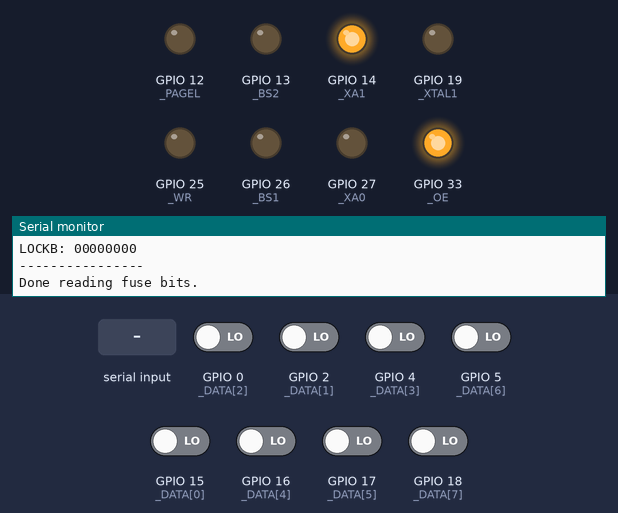
Bench run of a sketch on a simulated ESP32. Shown: output pins drawn as LEDs (lit = HIGH), the last lines printed to the serial monitor. Inputs (shaded band) come from the test bench; at power-on: GPIO 0 (_DATA[2]), GPIO 2 (_DATA[1]), GPIO 4 (_DATA[3]), GPIO 5 (_DATA[6]), GPIO 15 (_DATA[0]), GPIO 16 (_DATA[4]), GPIO 17 (_DATA[5]), GPIO 18 (_DATA[7]) LOW. Pins used as bus, display or sensor lines are not drawn.

Above: at 1.6 s.
1.7 s: "A" received over Serial
At 5.3 s:
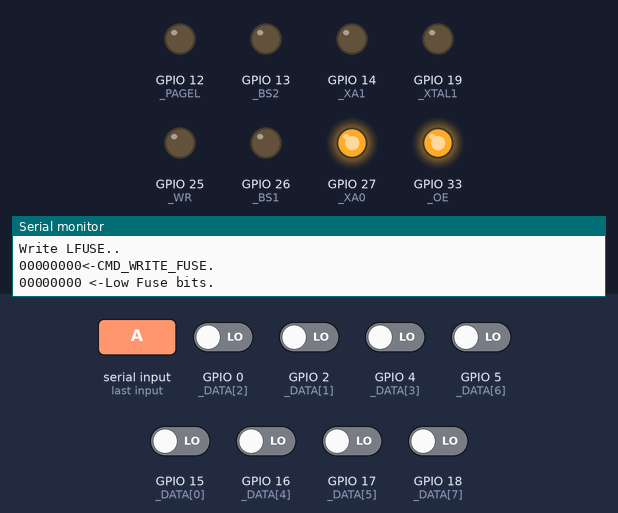
At 6.9 s:
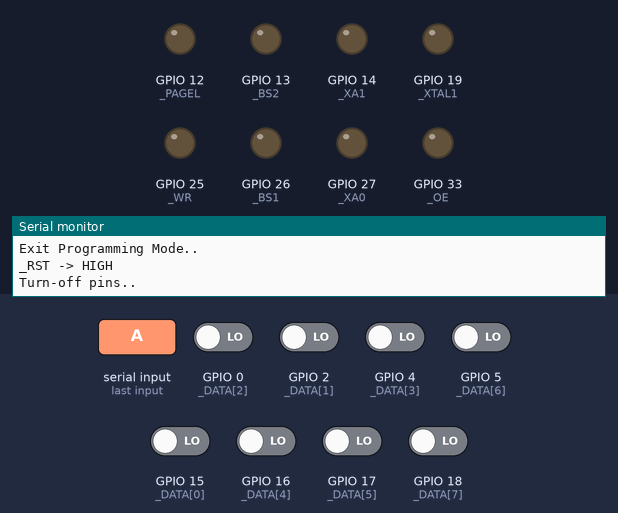
Timing chart, 0 to 13.2 s (numbered marks = the images above; inputs shaded):
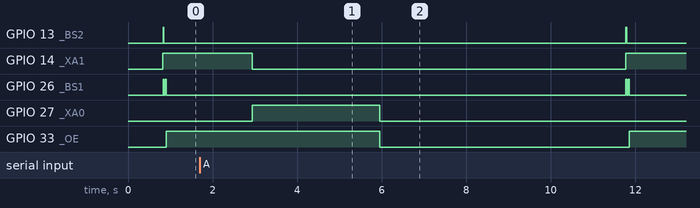

The sketch:

sketch_avr_rescue.ino
```cpp
#include <Arduino.h>
//
// Rescue ATMega32A from ATMega8
//
// #define HFUSE 0x99  // Default for ATmega48/88/168, for others see
// #define LFUSE 0xE1  // 0x62	// http://www.engbedded.com/cgi-bin/fc.cgi

// SIGNAL :
#define _RDY 32    // -> ATMega32A/15-PD1
#define _OE 33     // -> ATMega32A/16-PD2
#define _WR 25     // -> ATMega32A/17-PD3
#define _BS1 26    // -> ATMega32A/18-PD4
#define _XA0 27    // -> ATMega32A/19-PD5
#define _XA1 14    // -> ATMega32A/20-PD6
#define _PAGEL 12  // -> ATMega32A/21-PD7
#define _BS2 13    // -> ATMega32A/40-PA0

// DATA :
const int _DATA[8] = {
  15, 2, 0, 4,
  16, 17, 5, 18
};  //-> ATMega32A/PORTB(PB7-0)

// POWER :
#define _RST 21  // -> ATMega32A/09-RESET(+12V)
#define _VCC 23  // -> ATMega32A/10-VCC

// PULSE :
#define _XTAL1 19  // -> ATMega32A/13-XTAL1

// CONTROL :
// #define	_BUTTON	(1<<1) // (?)


bool CMD_WRITE_FUSE[8] = { 0, 1, 0, 0, 0, 0, 0, 0 };
bool CMD_READ_FUSE[8] = { 0, 0, 0, 0, 0, 1, 0, 0 };

void sendcmd(bool command[]) {
  // PC4-SDA
  // PORTC |= _XA1;
  digitalWrite(_XA1, HIGH);

  // PB5-SCK & PB1-OC1A
  // PORTB &= ~(_XA0|_BS1);
  digitalWrite(_XA0, LOW);
  digitalWrite(_BS1, LOW);

  // PCINT [16..23]
  // PORTD = command;
  for (int i = 0; i < 8; i++) {
    digitalWrite(_DATA[i], command[i] == 0 ? LOW : HIGH);
  }
  //
  // Crystal pulse 1000-Hz
  //
  // PORTC |= _XTAL1;
  digitalWrite(_XTAL1, HIGH);
  delay(1);

  // PORTC &= ~(_XTAL1);
  digitalWrite(_XTAL1, LOW);
  delay(1);
}

// Default ATMega32A fuse bits :
bool HFUSE[] = { 1, 0, 0, 1, 1, 0, 0, 1 };
bool LFUSE[] = { 1, 1, 1, 0, 0, 0, 0, 1 };

void writefuse(bool fuse[], bool highbyte) {
  // Load Data-Low-Byte :
  // Bit n = 1 -> erase Fuse bit
  // Bit n = 0 -> program Fuse bit
  digitalWrite(_XA1, LOW);
  digitalWrite(_XA0, HIGH);
  delay(1);

  // PORTD = fuse;
  for (int i = 0; i < 8; i++) {
    digitalWrite(_DATA[i], fuse[i] ? HIGH : LOW);
  }

  // // Give XTAL a positive pulse :
  // PORTC |= _XTAL1;
  // digitalWrite(_XTAL1, HIGH);
  // delay(1);
  // digitalWrite(_XTAL1, LOW);
  // _delay_ms(1);
  // // Disable _XTAL1
  // PORTC &= ~(_XTAL1);

  // HFUSE | LFUSE -> PB1-OC1A:
  // if (highbyte)
  // 	PORTB |= _BS1; 	 // _BS1 -> 1
  // else
  // 	PORTB &= ~(_BS1);// _BS1 -> 0
  digitalWrite(_BS1, highbyte ? HIGH : LOW);
  digitalWrite(_BS2, LOW);

  // WR = Write FUSE (Active = LOW)
  // PORTB &= ~(_WR);	 // _WR -> 0
  digitalWrite(_WR, LOW);
  delay(1);  //ms

  // Wait for RDY/BSY -> HIGH
  // while (digitalRead(_RDY) == LOW) {
  //   delay(1);  //ms
  // }

  // PB2-SS/OC1B :
  // WR = Write FUSE (Disable = HIGH)
  // PORTB |= _WR;  // _WR -> 1
  // digitalWrite(_WR, HIGH);
  digitalWrite(_BS1, LOW);
  delay(1000);  //ms
}
void print_data_pins() {
  for (byte i = 0; i < 8; i++) {
    int read = digitalRead(_DATA[i]);
    Serial.print(read);
  }
}
void _get_fuse_data(int BS1, int BS2) {
  digitalWrite(_BS1, BS1);
  digitalWrite(_BS2, BS2);
  digitalWrite(_OE, LOW);
  print_data_pins();
  Serial.println("\n----------------");
}
void reset_data_pins() {
  for (int i = 0; i < 8; i++) {
    digitalWrite(_DATA[i], LOW);
  }
  delay(1);
}
void read_fuse() {
  // Reset Data first :
  reset_data_pins();
  for (int i = 0; i < 8; i++) {
    pinMode(_DATA[i], INPUT);
  }
  // Read HFUSE :
  // OE  -> 0
  // BS2 -> 0
  // BS1 -> 0
  Serial.print("HFUSE: ");
  _get_fuse_data(1, 1);
  // Read LFUSE :
  // OE  -> 0
  // BS2 -> 1
  // BS1 -> 1
  Serial.print("LFUSE: ");
  _get_fuse_data(0, 0);
  // Read LOCK bits :
  // OE  -> 0
  // BS2 -> 0
  // BS1 -> 1
  Serial.print("LOCKB: ");
  _get_fuse_data(1, 0);
  // DONE. Reset pins.
  digitalWrite(_OE, HIGH);
  digitalWrite(_BS1, LOW);
  digitalWrite(_BS2, LOW);
  Serial.println("Done reading fuse bits.");
  delay(1000);
}

void setup() {

  // Signal :
  pinMode(_RDY, INPUT);
  pinMode(_OE, OUTPUT);
  pinMode(_WR, OUTPUT);
  pinMode(_BS1, OUTPUT);
  pinMode(_XA0, OUTPUT);
  pinMode(_XA1, OUTPUT);
  pinMode(_PAGEL, OUTPUT);
  pinMode(_BS2, OUTPUT);

  // DATA :
  for (int i = 0; i < 8; i++) pinMode(_DATA[i], OUTPUT);

  // POWER :
  pinMode(_VCC, OUTPUT);
  pinMode(_RST, OUTPUT);

  // PULSE :
  pinMode(_XTAL1, OUTPUT);

  // setup UART
  Serial.begin(9600);
}
void loop() {
  //   for (;;) {
  // while (PINC & _BUTTON) {}	// wait for button

  // ~ Initialization HVPP ~
  //
  // * Apply 4.5-5V & wait at least 100us :
  // => Set HIGH -> 10-VCC
  // => Set HIGH -> WR/Write_Pulse @ 17-PD3 (Active = LOW)
  // => Set HIGH -> OE/Output_Enable @ 16-PD2 (Active = LOW)
  //
  // PORTB |= _VCC|_WR|_OE;
  Serial.println("Initialize VCC/WR/OE...");
  digitalWrite(_VCC, HIGH);
  // digitalWrite(_WR, HIGH);
  // digitalWrite(_OE, HIGH);
  // Wait 1ms..
  delay(1);
  // _RST -> HIGH => Turn-Off 12V
  digitalWrite(_RST, HIGH);
  // * Toggle _XTAL1 at least 6 times ?
  // for (int i = 0; i < 6; i++) {
  //   digitalWrite(_XTAL1, HIGH);
  //   delay(150);
  //   digitalWrite(_XTAL1, LOW);
  //   delay(150);
  //   Serial.println("Toggled XTAL1.");
  // }
  //
  // ~ Enter Programming Mode ~
  //
  // * Set Prog_Enable = "0000" by
  // 	 Clear bits value of 4 pins in 2 PORTs :
  //   21-PD7-PAGEL
  //   20-PD6-XA1
  //   19-PD5-XA0
  //   18-PD4-BS1
  //
  // PORTC &= ~(_PAGEL|_XA1); // 21-PD7 | 20-PD6
  // PORTB &= ~(_XA0|_BS1);   // 19-PD5 | 18-PD4
  digitalWrite(_PAGEL, LOW);
  digitalWrite(_XA1, LOW);
  digitalWrite(_XA0, LOW);
  digitalWrite(_BS1, LOW);
  Serial.println("Reset PAGEL, XA1, XA0, BS1");
  //
  // Apply 11.5-12V -> RESET/pin 10-RST :
  // * Set 10-RST -> LOW (to Active)
  // PORTC &= ~(_RST);
  digitalWrite(_RST, LOW);
  delay(1);
  Serial.println("RESET -> LOW.\nEnabled HVPP(+12V).");
  delay(800);
  Serial.println("Enter Programming Mode.");
  //
  // ~ Read FUSE bit ~
  //
  Serial.println("Read FUSE bit :");
  sendcmd(CMD_READ_FUSE);
  read_fuse();
  reset_data_pins();
  delay(1000);
  Serial.println("Continue to write fuse ?");
  int prompt = 0;
  while (true) {
    //
    // wait for input ...
    //
    while (!Serial.available()) {};
    // check :
    prompt = toupper(Serial.read());
    if (prompt == 'A' || ' ') break;
  }
  //
  //
  // ~ Write FUSE bit ~
  //
  // * Use Command-Byte : 0b01000000 (Write Fuse Bits)
  //
  // * Fuse High Bits :
  // * Send Command => DATA-PORTB
  // sendcmd(0b01000000);
  Serial.println("Write HFUSE:");
  sendcmd(CMD_WRITE_FUSE);
  print_data_pins();
  Serial.println(" <-CMD_WRITE_FUSE.");
  // * Write HFUSE with BS1/BS2 = 1/0:
  writefuse(HFUSE, 1);
  print_data_pins();
  reset_data_pins();
  Serial.println(" <-High Fuse bits.");
  // * Give WR -> LOW
  // * Wait for RDY/BSY -> HIGH
  // * Set BS1 -> 0 => select low-data-byte.
  //
  // * Fuse Low Bits :
  // * Send Command => DATA-PORTB
  // sendcmd(0b01000000);
  Serial.println("\nWrite LFUSE..");
  sendcmd(CMD_WRITE_FUSE);
  print_data_pins();
  Serial.println("<-CMD_WRITE_FUSE.");
  // * Write LFUSE with BS1/BS2 = 0/0 :
  writefuse(LFUSE, 0);
  print_data_pins();
  Serial.println(" <-Low Fuse bits.");
  // * Give WR -> LOW
  // * Wait for RDY/BSY -> HIGH

  // allow button to be released
  delay(1000);

  // Exit programming mode :
  // Set 9-RST -> 1 => 12V-OFF
  // PORTC |= _RST;
  Serial.println("Exit Programming Mode..");
  digitalWrite(_RST, HIGH);
  Serial.println("_RST -> HIGH");

  // Turn off outputs
  Serial.println("Turn-off pins..");
  // PORTD = 0x00;
  // PORTB &= ~(_VCC | _WR | _OE | _XA0 | _BS1);
  // PORTC &= ~(_PAGEL | _XA1 | _BS2);
  digitalWrite(_VCC, LOW);
  digitalWrite(_WR, LOW);
  digitalWrite(_OE, LOW);
  digitalWrite(_XA0, LOW);
  digitalWrite(_XA1, LOW);
  digitalWrite(_BS1, LOW);
  digitalWrite(_BS2, LOW);
  digitalWrite(_PAGEL, LOW);
  for (int i = 0; i < 8; i++) digitalWrite(_DATA[i], LOW);
  // Reset Time...
  delay(5000);
  // }
}
```

Measured:
- after the input at 1.7 s, GPIO 13 (_BS2): LOW → HIGH after 10.1 s, → LOW 0.02 s later; GPIO 14 (_XA1): HIGH → LOW after 1.2 s, → HIGH 8.8 s later
- by itself, GPIO 26 (_BS1): alternates HIGH for 0.02 s and LOW for 0.04 s, 4 changes in all, then stays LOW
